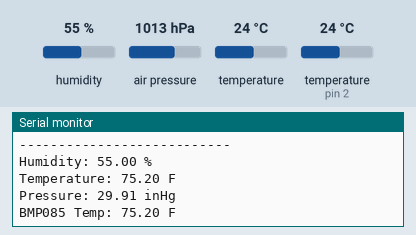
This sketch was run on a simulated Arduino Uno, built with avr-gcc and run on an emulated ATmega328P. Shown: the last lines printed to the serial monitor. Wiring (inferred from the names in the program): BMP180 pressure sensor at I2C address 0x77. The test bench sets the inputs (shaded band); at power-on: humidity 55 %, air pressure 1013 hPa, temperature 24 °C, temperature (sensor on pin 2) 24 °C.

Above: at 1.2 s.
1.3 s: humidity set to 22 %
4.3 s: air pressure set to 952 hPa
At 6.0 s:
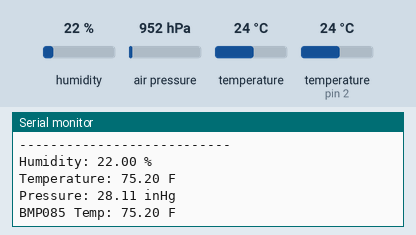
7.3 s: temperature (sensor 0) set to 12 °C
At 10.2 s:
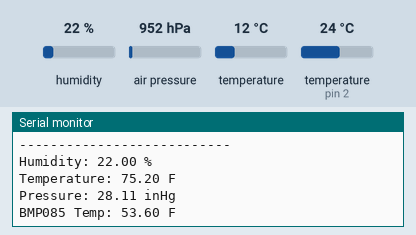
10.3 s: temperature (sensor on pin 2) set to 12 °C
13.3 s: humidity set to 40 %
At 16.0 s:
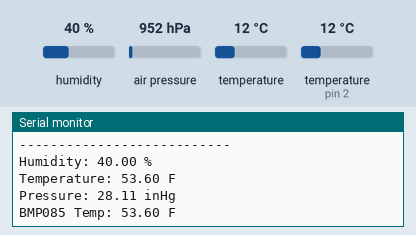
16.3 s: air pressure set to 975 hPa
At 20.23 s:
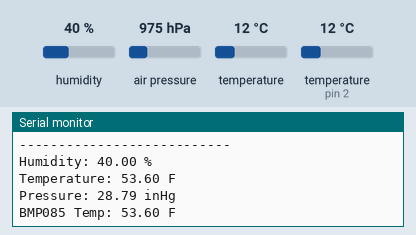
Timing chart, 0 to 20.3 s (numbered marks = the images above; inputs shaded):
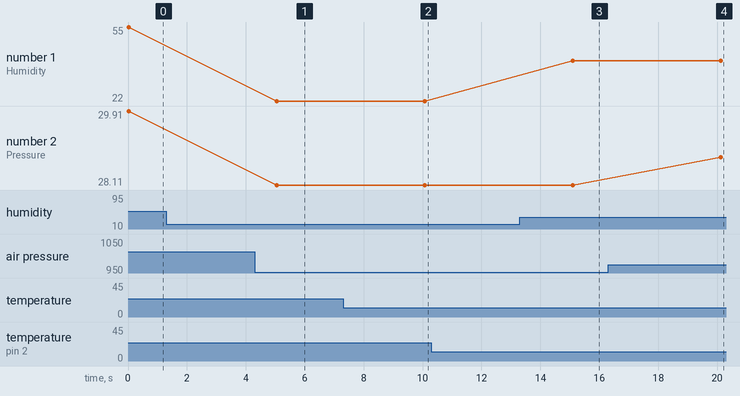

The sketch:

code.ino
```cpp
// Arduino Weather Station for Nano ESP32
// Original by Glen Popiel - KW5GP | Adapted for ESP32 (Serial Only)

#include <Wire.h>
#include <DHT.h>           // Use "DHT sensor library" by Adafruit
#include <Adafruit_Sensor.h>

// Pin Definitions for Nano ESP32
#define DHT22_PIN 2      // Physical Label D2 (GPIO 5)
#define DHTTYPE DHT22

#define BMP085_ADDRESS 0x77

DHT dht(DHT22_PIN, DHTTYPE);

// BMP085 Calibration variables
int ac1, ac2, ac3, b1, b2, mb, mc, md;
unsigned int ac4, ac5, ac6;
long b5;
const unsigned char OSS = 0;

void setup() {
  // ESP32 works best at higher baud rates
  Serial.begin(115200);
  while (!Serial) delay(10); // Wait for Serial Monitor to open

  Serial.println("--- Nano ESP32 Weather Station ---");

  Wire.begin(); // Defaults to A4 (SDA) and A5 (SCL)
  dht.begin();

  bmp085Calibration();
  Serial.println("Sensors Initialized.");
}

void loop() {
  // Read DHT22 (Humidity and Temp)
  float humidity = dht.readHumidity();
  float centigrade = dht.readTemperature();

  if (isnan(humidity) || isnan(centigrade)) {
    Serial.println("Failed to read from DHT sensor!");
  } else {
    float fahrenheit = (centigrade * 1.8) + 32;

    // Read BMP085 (Pressure and secondary Temp)
    float bmpTemp = bmp085GetTemperature(bmp085ReadUT());
    float pressurePa = bmp085GetPressure(bmp085ReadUP());
    float inHg = (pressurePa / 1000.0) * 0.2953;

    // Output to Serial Monitor
    Serial.println("---------------------------");
    Serial.print("Humidity: "); Serial.print(humidity); Serial.println(" %");
    Serial.print("Temperature: "); Serial.print(fahrenheit); Serial.println(" F");
    Serial.print("Pressure: "); Serial.print(inHg); Serial.println(" inHg");
    Serial.print("BMP085 Temp: "); Serial.print((bmpTemp * 1.8) + 32); Serial.println(" F");
  }

  delay(5000); // Wait 5 seconds between readings
}

// --- BMP085 Core Functions ---

void bmp085Calibration() {
  ac1 = bmp085ReadInt(0xAA);
  ac2 = bmp085ReadInt(0xAC);
  ac3 = bmp085ReadInt(0xAE);
  ac4 = bmp085ReadInt(0xB0);
  ac5 = bmp085ReadInt(0xB2);
  ac6 = bmp085ReadInt(0xB4);
  b1 = bmp085ReadInt(0xB6);
  b2 = bmp085ReadInt(0xB8);
  mb = bmp085ReadInt(0xBA);
  mc = bmp085ReadInt(0xBC);
  md = bmp085ReadInt(0xBE);
}

float bmp085GetTemperature(unsigned int ut) {
  long x1 = (((long)ut - (long)ac6)*(long)ac5) >> 15;
  long x2 = ((long)mc << 11)/(x1 + md);
  b5 = x1 + x2;
  return ((b5 + 8) >> 4) / 10.0;
}

long bmp085GetPressure(unsigned long up) {
  long x1, x2, x3, b3, b6, p;
  unsigned long b4, b7;
  b6 = b5 - 4000;
  x1 = (b2 * (b6 * b6)>>12)>>11;
  x2 = (ac2 * b6)>>11;
  x3 = x1 + x2;
  b3 = (((((long)ac1)*4 + x3)<<OSS) + 2)>>2;
  x1 = (ac3 * b6)>>13;
  x2 = (b1 * ((b6 * b6)>>12))>>16;
  x3 = ((x1 + x2) + 2)>>2;
  b4 = (ac4 * (unsigned long)(x3 + 32768))>>15;
  b7 = ((unsigned long)(up - b3) * (50000>>OSS));
  if (b7 < 0x80000000) p = (b7<<1)/b4;
  else p = (b7/b4)<<1;
  x1 = (p>>8) * (p>>8);
  x1 = (x1 * 3038)>>16;
  x2 = (-7357 * p)>>16;
  p += (x1 + x2 + 3791)>>4;
  return p;
}

int bmp085ReadInt(unsigned char address) {
  unsigned char msb, lsb;
  Wire.beginTransmission(BMP085_ADDRESS);
  Wire.write(address);
  Wire.endTransmission();
  Wire.requestFrom(BMP085_ADDRESS, 2);
  while(Wire.available()<2);
  msb = Wire.read();
  lsb = Wire.read();
  return (int) msb<<8 | lsb;
}

unsigned int bmp085ReadUT() {
  Wire.beginTransmission(BMP085_ADDRESS);
  Wire.write(0xF4);
  Wire.write(0x2E);
  Wire.endTransmission();
  delay(5);
  return bmp085ReadInt(0xF6);
}

unsigned long bmp085ReadUP() {
  unsigned char msb, lsb, xlsb;
  Wire.beginTransmission(BMP085_ADDRESS);
  Wire.write(0xF4);
  Wire.write(0x34 + (OSS<<6));
  Wire.endTransmission();
  delay(2 + (3<<OSS));

  Wire.beginTransmission(BMP085_ADDRESS);
  Wire.write(0xF6);
  Wire.endTransmission();
  Wire.requestFrom(BMP085_ADDRESS, 3);
  while(Wire.available() < 3);
  msb = Wire.read();
  lsb = Wire.read();
  xlsb = Wire.read();
  return (((unsigned long) msb << 16) | ((unsigned long) lsb << 8) | (unsigned long) xlsb) >> (8-OSS);
}
```

Measured:
- after the input at 4.3 s, the serial monitor: prints a new line after 0.75 s (image 1)
- after the input at 7.3 s, the serial monitor: prints a new line after 2.8 s (image 2)
- after the input at 13.3 s, the serial monitor: prints a new line after 1.8 s (image 3)
- after the input at 16.3 s, the serial monitor: prints a new line after 3.8 s (image 4)
- plotted number 1: 22 → 40 after the input at 13.3 s
- plotted number 2: 29.91 → 28.11 after the input at 4.3 s, 28.11 → 28.79 after the input at 16.3 s
